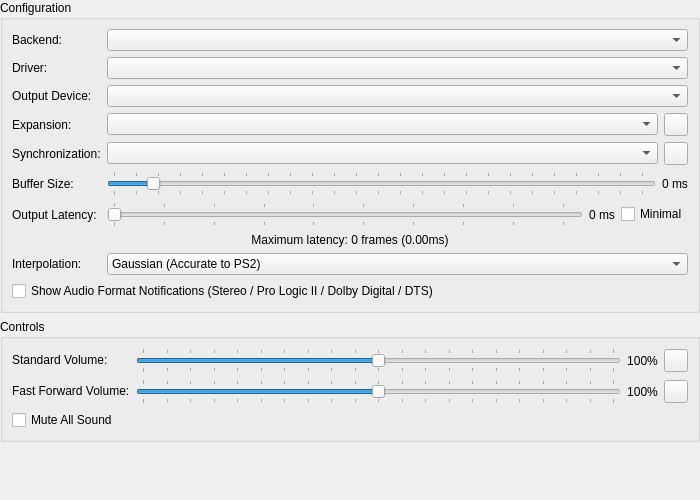
<?xml version="1.0" encoding="UTF-8"?>
<ui version="4.0">
 <class>AudioSettingsWidget</class>
 <widget class="QWidget" name="AudioSettingsWidget">
  <property name="geometry">
   <rect>
    <x>0</x>
    <y>0</y>
    <width>700</width>
    <height>500</height>
   </rect>
  </property>
  <layout class="QVBoxLayout" name="verticalLayout">
   <property name="leftMargin">
    <number>0</number>
   </property>
   <property name="topMargin">
    <number>0</number>
   </property>
   <property name="rightMargin">
    <number>0</number>
   </property>
   <property name="bottomMargin">
    <number>0</number>
   </property>
   <item>
    <widget class="QGroupBox" name="groupBox">
     <property name="title">
      <string>Configuration</string>
     </property>
     <layout class="QGridLayout" name="gridLayout">
      <item row="1" column="0">
       <widget class="QLabel" name="label_6">
        <property name="text">
         <string>Driver:</string>
        </property>
        <property name="buddy">
         <cstring>driver</cstring>
        </property>
       </widget>
      </item>
      <item row="1" column="1">
       <widget class="QComboBox" name="driver"/>
      </item>
      <item row="3" column="1">
       <layout class="QHBoxLayout" name="horizontalLayout_5" stretch="1,0">
        <item>
         <widget class="QComboBox" name="expansionMode"/>
        </item>
        <item>
         <widget class="QToolButton" name="expansionSettings">
          <property name="toolTip">
           <string>Expansion Settings</string>
          </property>
          <property name="icon">
           <iconset theme="settings-3-line"/>
          </property>
         </widget>
        </item>
       </layout>
      </item>
      <item row="5" column="1">
       <layout class="QHBoxLayout" name="horizontalLayout_4" stretch="1,0">
        <item>
         <widget class="QSlider" name="bufferMS">
          <property name="minimum">
           <number>15</number>
          </property>
          <property name="maximum">
           <number>500</number>
          </property>
          <property name="singleStep">
           <number>1</number>
          </property>
          <property name="pageStep">
           <number>5</number>
          </property>
          <property name="value">
           <number>50</number>
          </property>
          <property name="orientation">
           <enum>Qt::Orientation::Horizontal</enum>
          </property>
          <property name="tickPosition">
           <enum>QSlider::TickPosition::TicksBothSides</enum>
          </property>
          <property name="tickInterval">
           <number>20</number>
          </property>
         </widget>
        </item>
        <item>
         <widget class="QLabel" name="bufferMSLabel">
          <property name="text">
           <string>0 ms</string>
          </property>
         </widget>
        </item>
       </layout>
      </item>
      <item row="4" column="1">
       <layout class="QHBoxLayout" name="horizontalLayout_6" stretch="0,0">
        <item>
         <widget class="QComboBox" name="syncMode"/>
        </item>
        <item>
         <widget class="QToolButton" name="stretchSettings">
          <property name="toolTip">
           <string>Stretch Settings</string>
          </property>
          <property name="icon">
           <iconset theme="settings-3-line"/>
          </property>
         </widget>
        </item>
       </layout>
      </item>
      <item row="5" column="0">
       <widget class="QLabel" name="label_2">
        <property name="text">
         <string>Buffer Size:</string>
        </property>
        <property name="buddy">
         <cstring>bufferMS</cstring>
        </property>
       </widget>
      </item>
      <item row="8" column="0">
       <widget class="QLabel" name="interpolationLabel">
        <property name="text">
         <string>Interpolation:</string>
        </property>
       </widget>
      </item>
      <item row="8" column="1">
       <widget class="QComboBox" name="interpolation">
        <item>
         <property name="text">
          <string>Gaussian (Accurate to PS2)</string>
         </property>
        </item>
        <item>
         <property name="text">
          <string>Catmull-Rom (Sharper, PCSX2 1.6 default)</string>
         </property>
        </item>
        <item>
         <property name="text">
          <string>Linear</string>
         </property>
        </item>
       </widget>
      </item>
      <item row="9" column="0" colspan="2">
       <widget class="QCheckBox" name="formatNotifications">
        <property name="text">
         <string>Show Audio Format Notifications (Stereo / Pro Logic II / Dolby Digital / DTS)</string>
        </property>
       </widget>
      </item>
      <item row="7" column="0" colspan="2">
       <widget class="QLabel" name="bufferingLabel">
        <property name="text">
         <string>Maximum latency: 0 frames (0.00ms)</string>
        </property>
        <property name="alignment">
         <set>Qt::AlignmentFlag::AlignCenter</set>
        </property>
        <property name="textInteractionFlags">
         <set>Qt::TextBrowserInteraction</set>
        </property>
       </widget>
      </item>
      <item row="0" column="0">
       <widget class="QLabel" name="label">
        <property name="text">
         <string>Backend:</string>
        </property>
        <property name="buddy">
         <cstring>audioBackend</cstring>
        </property>
       </widget>
      </item>
      <item row="6" column="1">
       <layout class="QHBoxLayout" name="horizontalLayout_3">
        <item>
         <widget class="QSlider" name="outputLatencyMS">
          <property name="minimum">
           <number>15</number>
          </property>
          <property name="maximum">
           <number>200</number>
          </property>
          <property name="orientation">
           <enum>Qt::Orientation::Horizontal</enum>
          </property>
          <property name="tickPosition">
           <enum>QSlider::TickPosition::TicksBothSides</enum>
          </property>
          <property name="tickInterval">
           <number>20</number>
          </property>
         </widget>
        </item>
        <item>
         <widget class="QLabel" name="outputLatencyLabel">
          <property name="text">
           <string>0 ms</string>
          </property>
         </widget>
        </item>
        <item>
         <widget class="QCheckBox" name="outputLatencyMinimal">
          <property name="text">
           <string>Minimal</string>
          </property>
         </widget>
        </item>
       </layout>
      </item>
      <item row="0" column="1">
       <widget class="QComboBox" name="audioBackend"/>
      </item>
      <item row="6" column="0">
       <widget class="QLabel" name="label_5">
        <property name="text">
         <string>Output Latency:</string>
        </property>
        <property name="buddy">
         <cstring>outputLatencyMS</cstring>
        </property>
       </widget>
      </item>
      <item row="2" column="1">
       <widget class="QComboBox" name="outputDevice"/>
      </item>
      <item row="2" column="0">
       <widget class="QLabel" name="label_8">
        <property name="text">
         <string>Output Device:</string>
        </property>
        <property name="buddy">
         <cstring>outputDevice</cstring>
        </property>
       </widget>
      </item>
      <item row="3" column="0">
       <widget class="QLabel" name="label_9">
        <property name="text">
         <string>Expansion:</string>
        </property>
        <property name="buddy">
         <cstring>expansionMode</cstring>
        </property>
       </widget>
      </item>
      <item row="4" column="0">
       <widget class="QLabel" name="label_7">
        <property name="text">
         <string>Synchronization:</string>
        </property>
        <property name="buddy">
         <cstring>syncMode</cstring>
        </property>
       </widget>
      </item>
     </layout>
    </widget>
   </item>
   <item>
    <widget class="QGroupBox" name="groupBox_2">
     <property name="title">
      <string>Controls</string>
     </property>
     <layout class="QFormLayout" name="formLayout_2">
      <item row="0" column="0">
       <widget class="QLabel" name="label_3">
        <property name="text">
         <string>Standard Volume:</string>
        </property>
        <property name="buddy">
         <cstring>standardVolume</cstring>
        </property>
       </widget>
      </item>
      <item row="0" column="1">
       <layout class="QHBoxLayout" name="horizontalLayout">
        <item>
         <widget class="QSlider" name="standardVolume">
          <property name="maximum">
           <number>200</number>
          </property>
          <property name="value">
           <number>100</number>
          </property>
          <property name="orientation">
           <enum>Qt::Orientation::Horizontal</enum>
          </property>
          <property name="tickPosition">
           <enum>QSlider::TickPosition::TicksBothSides</enum>
          </property>
          <property name="tickInterval">
           <number>10</number>
          </property>
         </widget>
        </item>
        <item>
         <widget class="QLabel" name="standardVolumeLabel">
          <property name="sizePolicy">
           <sizepolicy hsizetype="Fixed" vsizetype="Preferred">
            <horstretch>0</horstretch>
            <verstretch>0</verstretch>
           </sizepolicy>
          </property>
          <property name="text">
           <string>100%</string>
          </property>
          <property name="alignment">
           <set>Qt::AlignmentFlag::AlignCenter</set>
          </property>
         </widget>
        </item>
        <item>
         <widget class="QToolButton" name="resetStandardVolume">
          <property name="toolTip">
           <string>Reset Standard Volume</string>
          </property>
          <property name="icon">
           <iconset theme="restart-line"/>
          </property>
         </widget>
        </item>
       </layout>
      </item>
      <item row="1" column="1">
       <layout class="QHBoxLayout" name="horizontalLayout_2">
        <item>
         <widget class="QSlider" name="fastForwardVolume">
          <property name="maximum">
           <number>200</number>
          </property>
          <property name="value">
           <number>100</number>
          </property>
          <property name="orientation">
           <enum>Qt::Orientation::Horizontal</enum>
          </property>
          <property name="tickPosition">
           <enum>QSlider::TickPosition::TicksBothSides</enum>
          </property>
          <property name="tickInterval">
           <number>10</number>
          </property>
         </widget>
        </item>
        <item>
         <widget class="QLabel" name="fastForwardVolumeLabel">
          <property name="sizePolicy">
           <sizepolicy hsizetype="Fixed" vsizetype="Preferred">
            <horstretch>0</horstretch>
            <verstretch>0</verstretch>
           </sizepolicy>
          </property>
          <property name="text">
           <string>100%</string>
          </property>
          <property name="alignment">
           <set>Qt::AlignmentFlag::AlignCenter</set>
          </property>
         </widget>
        </item>
        <item>
         <widget class="QToolButton" name="resetFastForwardVolume">
          <property name="toolTip">
           <string>Reset Fast Forward Volume</string>
          </property>
          <property name="icon">
           <iconset theme="restart-line"/>
          </property>
         </widget>
        </item>
       </layout>
      </item>
      <item row="1" column="0">
       <widget class="QLabel" name="label_4">
        <property name="text">
         <string>Fast Forward Volume:</string>
        </property>
        <property name="buddy">
         <cstring>fastForwardVolume</cstring>
        </property>
       </widget>
      </item>
      <item row="2" column="0">
       <widget class="QCheckBox" name="muted">
        <property name="text">
         <string>Mute All Sound</string>
        </property>
       </widget>
      </item>
     </layout>
    </widget>
   </item>
   <item>
    <spacer name="verticalSpacer">
     <property name="orientation">
      <enum>Qt::Orientation::Vertical</enum>
     </property>
     <property name="sizeHint" stdset="0">
      <size>
       <width>20</width>
       <height>0</height>
      </size>
     </property>
    </spacer>
   </item>
  </layout>
 </widget>
 <tabstops>
  <tabstop>audioBackend</tabstop>
  <tabstop>driver</tabstop>
  <tabstop>outputDevice</tabstop>
  <tabstop>expansionMode</tabstop>
  <tabstop>expansionSettings</tabstop>
  <tabstop>syncMode</tabstop>
  <tabstop>stretchSettings</tabstop>
  <tabstop>bufferMS</tabstop>
  <tabstop>outputLatencyMS</tabstop>
  <tabstop>outputLatencyMinimal</tabstop>
  <tabstop>standardVolume</tabstop>
  <tabstop>resetStandardVolume</tabstop>
  <tabstop>fastForwardVolume</tabstop>
  <tabstop>resetFastForwardVolume</tabstop>
  <tabstop>muted</tabstop>
 </tabstops>
 <resources>
  <include location="../resources/resources.qrc"/>
 </resources>
 <connections/>
</ui>
